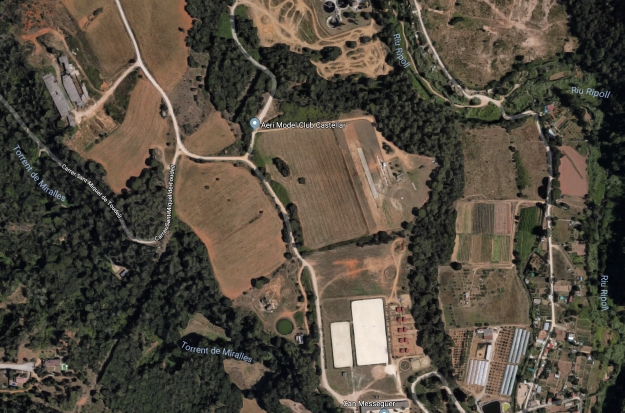
#> input picture img/aerial_image.png, 1249 x 826 px (shown at 1/2 size)
$ python plot_path.py
#> lines starting #> are read from the running program, lines starting #| are printed output that depends on the picture
import matplotlib as mpl
from matplotlib import pyplot as plt
import numpy as np
import csv
import process_data as pd
from matplotlib import animation

# Load and compute google_earth aerial_image
map = plt.imread("../img/aerial_image.png")
#> map is the input picture: shape (826, 1249, 3) float32; mean R, G, B 0.326, 0.296, 0.246
edge = np.zeros([2,2])
with open("../img/coordinates.txt") as f:
#> (reads img/coordinates.txt from the repository)
	reader = csv.reader(f)
	i = 0
	for row in reader:
		edge[i,:] = row
		i += 1

offset_x = 25e-5
offset_y = 10e-5
edge[:,0] = edge[:,0] - offset_y
edge[:,1] = edge[:,1] - offset_x

fig = plt.figure(figsize=(16,9))
ax = fig.gca()
line, = ax.plot([], [], '-y', label='path')

# Load and compute path
dt = 1
t0 = 800
tf = 920
# Flight name
comment = "f1"

def init():
	ax.imshow(map, extent=(edge[0,1],edge[1,1],edge[0,0],edge[1,0]))
	return line,

# animation function.  This is called sequentially
def animate(i):
	tf = t0 + i
	t, lat = pd.resample(comment, 1, 'lat', t0, tf, dt)
	t, lon = pd.resample(comment, 1, 'lon', t0, tf, dt)
	line.set_data(lon, lat)
	return line,

anim = animation.FuncAnimation(fig, animate, init_func=init, frames=tf-t0, interval=1, blit=True)
#anim.save('../flight_path/' + comment + '.mp4', fps=10, extra_args=['-vcodec', 'libx264'])
plt.show()
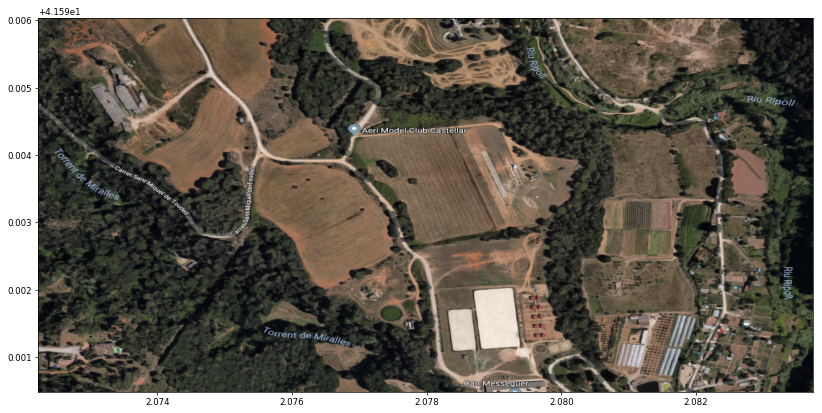
#> figure drawn by matplotlib, 1 panel
